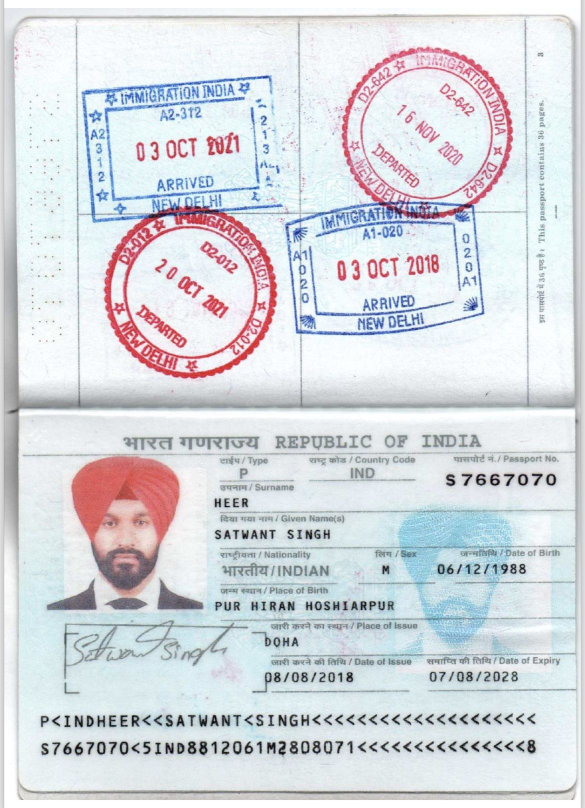
#> input picture backend/image_2cbbaf.jpg, 1170 x 1616 px (shown at 1/2 size)
$ python -i tamper_detector.py   (imports and definitions only)   (older library calls are emulated)
#> lines starting #> are read from the running program, lines starting #| are printed output that depends on the picture; after the words box and inside, x2 and y2 are one past the last pixel; in counts of white or black regions, pixels touching at a corner belong together
import cv2
import json
import sys
import os

def detect_and_highlight_tampering(image_path):
#> called with image_path = 'image_2cbbaf.jpg'
    tamper_score = 0
    flags = []

    if not os.path.exists(image_path):
        return {"tamperScore": 0, "isTampered": False, "flags": ["FILE_NOT_FOUND"], "highlightedImagePath": None}

    # Load image in grayscale for processing and color for drawing highlights
    img_gray = cv2.imread(image_path, cv2.IMREAD_GRAYSCALE)
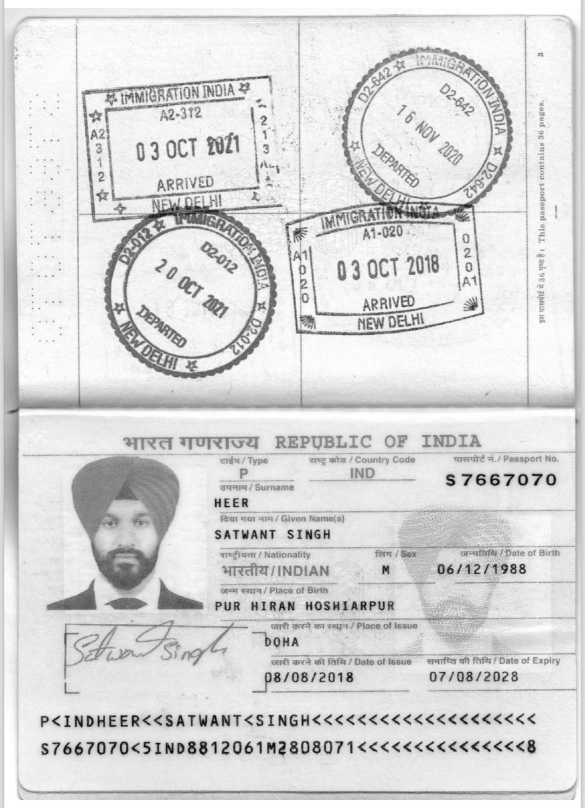
#> img_gray: shape (1616, 1170) (shown at 1/2 size); min 0, max 255, mean 217
    img_color = cv2.imread(image_path)
#> img_color is the input picture: shape (1616, 1170, 3); mean B, G, R 223.1, 218, 214.4

    if img_gray is None:
        return {"tamperScore": 0, "isTampered": False, "flags": ["INVALID_IMAGE_FILE"], "highlightedImagePath": None}

    # 1. Edge Discontinuity (Photo cut/paste detection)
    edges = cv2.Canny(img_gray, 100, 200)
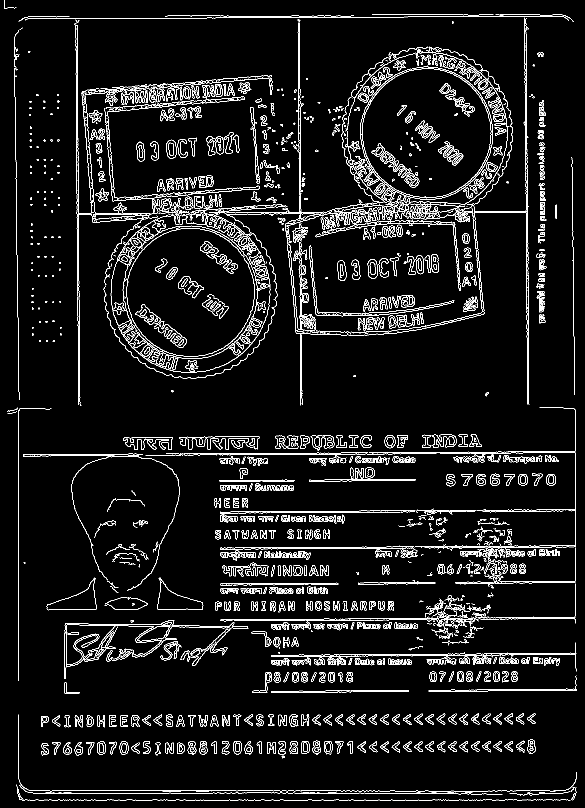
#> edges: shape (1616, 1170) (shown at 1/2 size); 6.2% white in thin lines or dots
    contours, _ = cv2.findContours(edges, cv2.RETR_EXTERNAL, cv2.CHAIN_APPROX_SIMPLE)
#> contours = 1296 contours, 832 with area under 20; largest, box (x1, y1, x2, y2) and area: (659, 93, 1019, 436) 79466, (575, 35, 1059, 811) 3180, (236, 470, 541, 746) 2752, (93, 1155, 194, 1221) 2706, (315, 1155, 407, 1219) 2596

    suspicious_box_found = False
    for cnt in contours:
        x, y, w, h = cv2.boundingRect(cnt)
        # Filter for sharp box-like cuts typical of photo replacement
        if w > 50 and h > 50 and (w * h) > 2500:
            cv2.rectangle(img_color, (x, y), (x + w, y + h), (0, 0, 255), 3) # Draw Red Box
            cv2.putText(img_color, "SUSPICIOUS EDGE CUT", (x, max(y - 10, 20)),
                        cv2.FONT_HERSHEY_SIMPLEX, 0.5, (0, 0, 255), 2)
            suspicious_box_found = True
#> this loop made 1296 passes
#> (x, y, w, h) on passes 1, 4, 5, 6, 16, 17, 20, 23, 24, 25, 26, 27: (1143, 1586, 6, 12), (930, 1584, 15, 2), (910, 1584, 1, 1), (895, 1584, 13, 2), (1019, 1583, 122, 9), (1061, 1583, 1, 1), (423, 1583, 1, 1), (1062, 1581, 49, 3), (832, 1581, 229, 2), (37, 1578, 10, 21), (1142, 1575, 8, 9), (1142, 1574, 11, 27)
#> (cnt, x, y, w, h) on passes 2, 3, 7, 8, 9, 10: ([[1078, 1584], [1089, 1584]], 1078, 1584, 12, 1), ([[1055, 1584], [1059, 1584]], 1055, 1584, 5, 1), ([[863, 1584], [872, 1584]], 863, 1584, 10, 1), ([[833, 1584], [840, 1584]], 833, 1584, 8, 1), ([[634, 1584], [638, 1584]], 634, 1584, 5, 1), ([[620, 1584], [629, 1584]], 620, 1584, 10, 1)
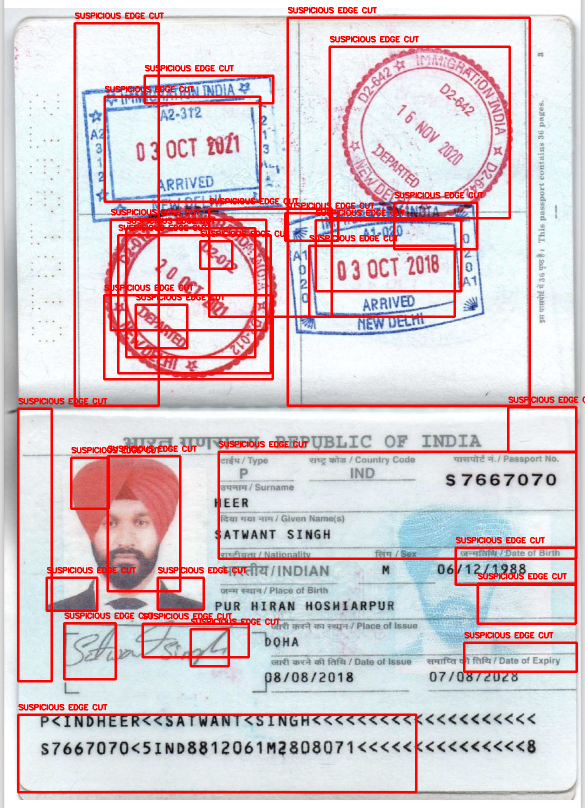
#> img_color: shape (1616, 1170, 3) (shown at 1/2 size); 8.45% of pixels changed, all inside (x1, y1, x2, y2) = (34, 14, 1170, 1587)

    if suspicious_box_found:
        tamper_score += 40
        flags.append("HIGH_EDGE_DISCONTINUITY_POSSIBLE_PHOTO_CUT")

    # 2. Text Erase / Blur Detection
    laplacian_var = cv2.Laplacian(img_gray, cv2.CV_64F).var()
#> laplacian_var = 270.7
    if laplacian_var < 50.0:
        tamper_score += 30
        flags.append("BLURRY_TEXT_OR_UNNATURAL_SMOOTHING")
        # Overlay warning banner across top
        cv2.putText(img_color, "WARNING: UNNATURAL SMOOTHING/BLUR DETECTED", (20, 40),
                    cv2.FONT_HERSHEY_SIMPLEX, 0.7, (0, 0, 255), 2)

    # Save output highlighted image
    output_path = image_path.replace(".jpg", "_highlighted.jpg").replace(".png", "_highlighted.png")
    cv2.imwrite(output_path, img_color)

    return {
        "tamperScore": tamper_score,
        "isTampered": tamper_score >= 30,
        "flags": flags,
        "highlightedImagePath": output_path if tamper_score >= 30 else None
    }

# [7 lines not run here, left out]

>>> result = detect_and_highlight_tampering('image_2cbbaf.jpg')

$ run again, on backend/image.png
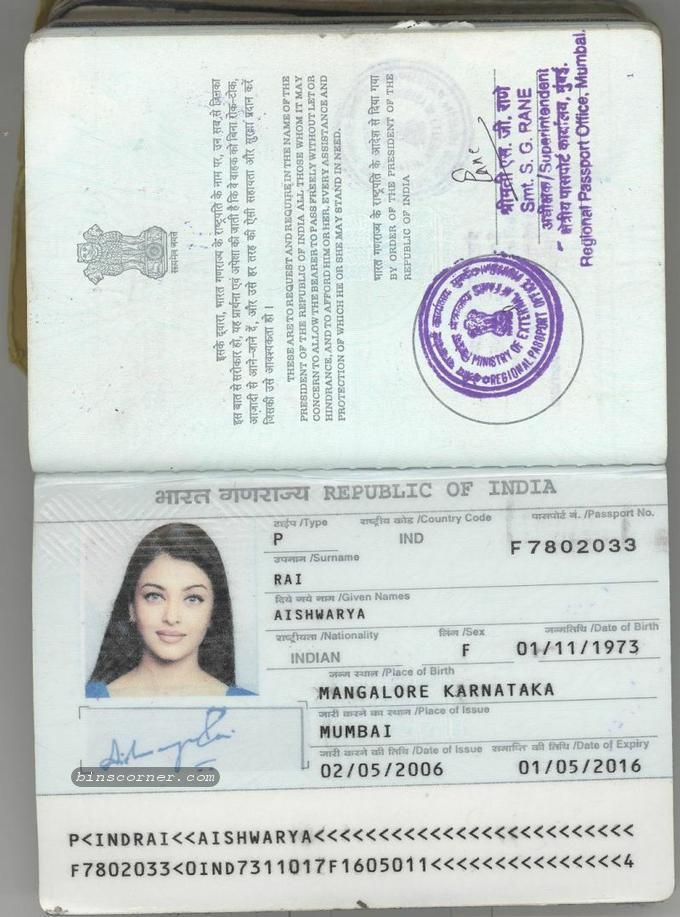
#> input picture backend/image.png, 680 x 917 px
#> in detect_and_highlight_tampering, img_color is the input picture: shape (917, 680, 3); mean B, G, R 204.5, 206.3, 200.9
#> in detect_and_highlight_tampering, `edges = cv2.Canny(img_gray, 100, 200)`:
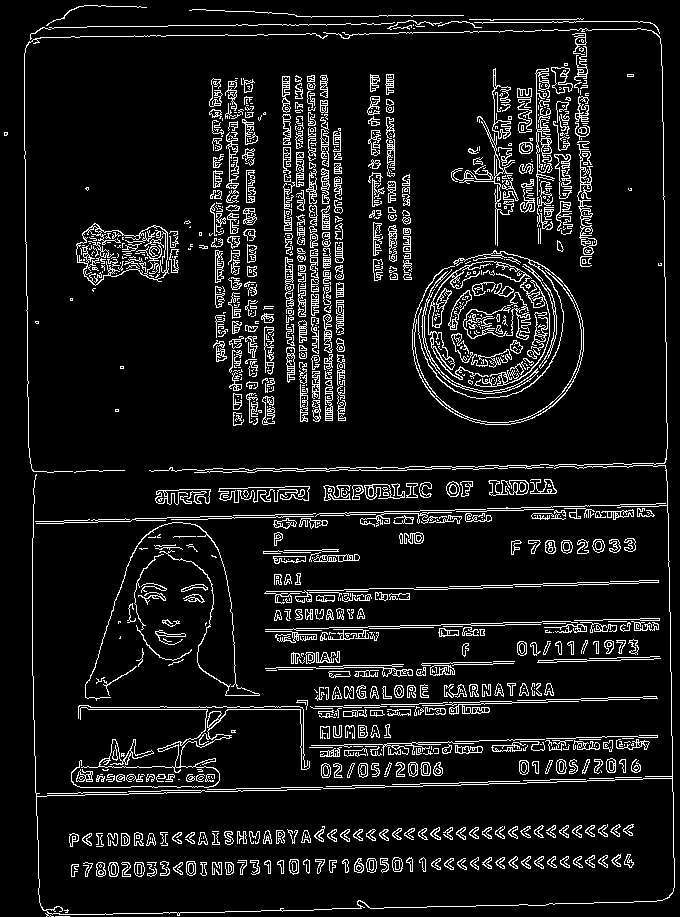
#> edges: shape (917, 680); 8.9% white in thin lines or dots
#> contours = 1053 contours, 720 with area under 20; largest, box (x1, y1, x2, y2) and area: (76, 223, 169, 286) 3954, (428, 261, 550, 387) 1198, (421, 303, 539, 394) 422, (71, 707, 310, 788) 416, (551, 67, 573, 94) 312
#> the loop in detect_and_highlight_tampering, `for cnt in contours:` made 1053 passes
#> (x, y, w, h) on passes 2, 3, 4, 5, 7, 8, 9, 10: (64, 909, 5, 4), (252, 864, 6, 9), (147, 864, 10, 13), (71, 864, 8, 13), (225, 862, 9, 13), (216, 862, 6, 13), (212, 862, 6, 13), (200, 862, 7, 14)
#> after the loop in detect_and_highlight_tampering, `for cnt in contours:`:
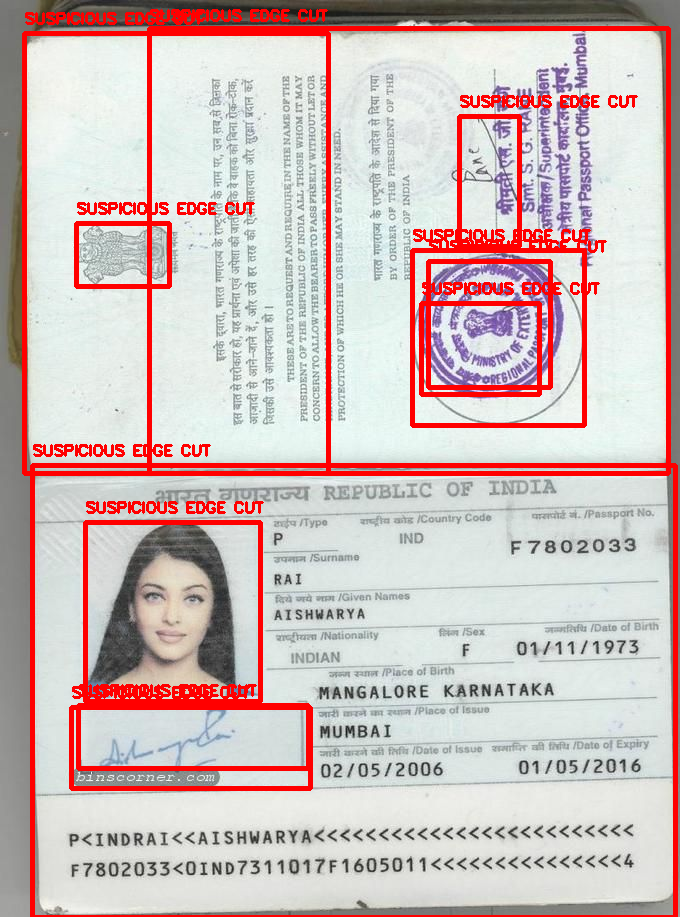
#> img_color: shape (917, 680, 3); 9.16% of pixels changed, all inside (x1, y1, x2, y2) = (22, 9, 678, 917)
#> laplacian_var = 951.5
